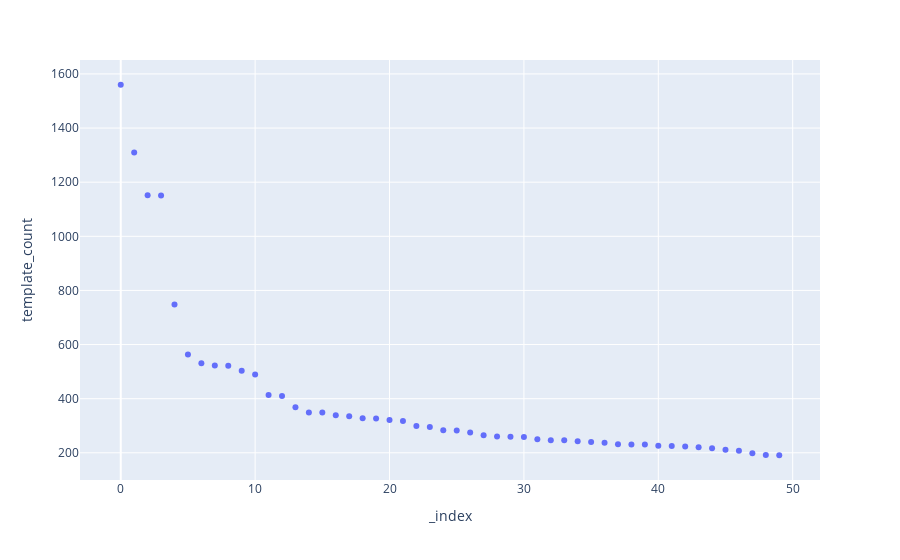

Here is the notebook cell this chart was saved with:
### Markdown cell above
### Find template count threshold

### Code cell
# df_merged.sort_values("template_count", ascending=False).head(20)
import plotly.express as px
# import matplotlib.pyplot as plt

N_PLOT = 50

df_plot = df_merged.sort_values("template_count", ascending=False).head(N_PLOT).copy()

# # plot ordered by template count
# plt.figure(figsize=(10, 6))
# plt.barh(df_plot.title, df_plot.template_count)
# plt.show()

# # plot a scatter plot ordered by template count
# with template count on y axis, and index on x axis. 
# On hover show title and template count

df_plot = df_plot.reset_index()

px.scatter(df_plot, x=df_plot.index, y="template_count", hover_data=["title"])

### Figure 1 — Plotly figure (JSON) as saved in the notebook; plotly's stock layout.template omitted (floating-point values rounded to 4 significant figures)
{"data": [{"customdata": [["Réttindi hinsegin fólks eftir löndum"], ["Listi yfir þjóðvegi á Íslandi"], ["Listi yfir dulfrævinga á Íslandi"], ["Listi yfir lönd eftir vísitölu um þróun lífsgæða"], ["Listi yfir maríustakkategundir"], ["Listi yfir smærutegundir"], ["Listi yfir stórmeistara í skák (2001-2010)"], ["Sumarólympíuleikarnir 2008"], ["Listi yfir fullvalda ríki"], ["Heimsmeistaramót karla í handknattleik 2011"], ["Bikarkeppni karla í knattspyrnu"], ["Listi yfir stórmeistara í skák (1991-2000)"], ["Listi yfir íslensk skáld og rithöfunda"], ["Listi yfir fiska á Íslandi"], ["Golden Globe-verðlaunin fyrir bestu erlendu kvikmyndina"], ["Óskarsverðlaun fyrir bestu alþjóðlegu kvikmyndina"], ["Þjóðvegur 1"], ["Sveitarstjórnarkosningar á Íslandi 2010"], ["Undankeppni fyrir EM í handknattleik karla 2014"], ["Heimsmeistaramót landsliða í knattspyrnu karla 2018"], ["Alþingiskosningar 2007"], ["Sveitarstjórnarkosningar á Íslandi 2006"], ["Bikarkeppni kvenna í knattspyrnu"], ["Tungl Júpíters"], ["Listi yfir lönd og útliggjandi yfirráðasvæði eftir stærð"], ["Besta deild karla"], ["BAFTA-verðlaunin fyrir bestu kvikmynd sem er ekki á ensku"], ["Listi yfir landsnúmer"], ["Írska lýðveldið"], ["Knattspyrnufélagið Valur"], ["Sveitarstjórnarkosningar á Íslandi 2022"], ["Evrópumeistaramót karla í handknattleik 2010"], ["Listi yfir stórmeistara í skák (1971-1990)"], ["Mannkynssaga"], ["Listi yfir lönd eftir mannfjölda"], ["Úrvalsdeild karla í handknattleik"], ["Handknattleikur á sumarólympíuleikunum 2008 - keppni í karlaflokki"], ["Lönd eftir landsframleiðslu (KMJ)"], ["Lönd eftir landsframleiðslu á mann (KMJ)"], ["Listi yfir gjaldmiðla í notkun"], ["Lönd eftir landsframleiðslu (nafnvirði)"], ["Kanada"], ["Lönd eftir landsframleiðslu á mann (nafnvirði)"], ["Handknattleikur á sumarólympíuleikunum 2012 - keppni í karlaflokki"], ["Sumarólympíuleikarnir 2012"], ["Pólland"], ["Listi yfir höfuðborgir"], ["Listi yfir eyjar í Króatíu"], ["District-leið"], ["Listi yfir lönd eftir tíðni sjálfsmorða"]], "hovertemplate": "_index=%{x}<br>template_count=%{y}<br>title=%{customdata[0]}<extra></extra>", "legendgroup": "", "marker": {"color": "#636efa", "symbol": "circle"}, "mode": "markers", "name": "", "orientation": "v", "showlegend": false, "type": "scatter", "x": [0, 1, 2, 3, 4, 5, 6, 7, 8, 9, 10, 11, 12, 13, 14, 15, 16, 17, 18, 19, 20, 21, 22, 23, 24, 25, 26, 27, 28, 29, 30, 31, 32, 33, 34, 35, 36, 37, 38, 39, 40, 41, 42, 43, 44, 45, 46, 47, 48, 49], "xaxis": "x", "y": [1560, 1310, 1152, 1151, 748, 563, 531, 523, 522, 503, 489, 414, 410, 368, 349, 349, 339, 335, 328, 327, 321, 318, 299, 295, 283, 282, 275, 265, 260, 259, 258, 250, 246, 246, 243, 240, 237, 232, 231, 231, 226, 225, 223, 221, 217, 211, 208, 198, 192, 191], "yaxis": "y"}], "layout": {"legend": {"tracegroupgap": 0}, "margin": {"t": 60}, "xaxis": {"anchor": "y", "domain": [0, 1], "title": {"text": "_index"}}, "yaxis": {"anchor": "x", "domain": [0, 1], "title": {"text": "template_count"}}}}
